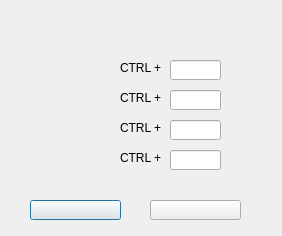
<?xml version="1.0" encoding="UTF-8"?>
<ui version="4.0">
 <class>HotKeys</class>
 <widget class="QDialog" name="HotKeys">
  <property name="geometry">
   <rect>
    <x>0</x>
    <y>0</y>
    <width>282</width>
    <height>236</height>
   </rect>
  </property>
  <property name="windowTitle">
   <string>Dialog</string>
  </property>
  <widget class="QPushButton" name="pushButton">
   <property name="geometry">
    <rect>
     <x>30</x>
     <y>200</y>
     <width>91</width>
     <height>20</height>
    </rect>
   </property>
   <property name="text">
    <string/>
   </property>
  </widget>
  <widget class="QLineEdit" name="lineEdit">
   <property name="geometry">
    <rect>
     <x>170</x>
     <y>60</y>
     <width>51</width>
     <height>20</height>
    </rect>
   </property>
  </widget>
  <widget class="QLineEdit" name="lineEdit_2">
   <property name="geometry">
    <rect>
     <x>170</x>
     <y>90</y>
     <width>51</width>
     <height>20</height>
    </rect>
   </property>
  </widget>
  <widget class="QLineEdit" name="lineEdit_3">
   <property name="geometry">
    <rect>
     <x>170</x>
     <y>120</y>
     <width>51</width>
     <height>20</height>
    </rect>
   </property>
  </widget>
  <widget class="QLineEdit" name="lineEdit_4">
   <property name="geometry">
    <rect>
     <x>170</x>
     <y>150</y>
     <width>51</width>
     <height>20</height>
    </rect>
   </property>
  </widget>
  <widget class="QLabel" name="label">
   <property name="geometry">
    <rect>
     <x>120</x>
     <y>60</y>
     <width>51</width>
     <height>16</height>
    </rect>
   </property>
   <property name="text">
    <string>CTRL +</string>
   </property>
  </widget>
  <widget class="QLabel" name="label_2">
   <property name="geometry">
    <rect>
     <x>120</x>
     <y>90</y>
     <width>51</width>
     <height>16</height>
    </rect>
   </property>
   <property name="text">
    <string>CTRL +</string>
   </property>
  </widget>
  <widget class="QLabel" name="label_3">
   <property name="geometry">
    <rect>
     <x>120</x>
     <y>120</y>
     <width>51</width>
     <height>16</height>
    </rect>
   </property>
   <property name="text">
    <string>CTRL +</string>
   </property>
  </widget>
  <widget class="QLabel" name="label_4">
   <property name="geometry">
    <rect>
     <x>120</x>
     <y>150</y>
     <width>51</width>
     <height>16</height>
    </rect>
   </property>
   <property name="text">
    <string>CTRL +</string>
   </property>
  </widget>
  <widget class="QPushButton" name="pushButton_2">
   <property name="geometry">
    <rect>
     <x>150</x>
     <y>200</y>
     <width>91</width>
     <height>20</height>
    </rect>
   </property>
   <property name="text">
    <string/>
   </property>
  </widget>
  <widget class="QLabel" name="label_5">
   <property name="geometry">
    <rect>
     <x>20</x>
     <y>60</y>
     <width>91</width>
     <height>20</height>
    </rect>
   </property>
   <property name="text">
    <string/>
   </property>
  </widget>
  <widget class="QLabel" name="label_6">
   <property name="geometry">
    <rect>
     <x>20</x>
     <y>90</y>
     <width>91</width>
     <height>20</height>
    </rect>
   </property>
   <property name="text">
    <string/>
   </property>
  </widget>
  <widget class="QLabel" name="label_7">
   <property name="geometry">
    <rect>
     <x>20</x>
     <y>120</y>
     <width>91</width>
     <height>20</height>
    </rect>
   </property>
   <property name="text">
    <string/>
   </property>
  </widget>
  <widget class="QLabel" name="label_8">
   <property name="geometry">
    <rect>
     <x>20</x>
     <y>150</y>
     <width>91</width>
     <height>20</height>
    </rect>
   </property>
   <property name="text">
    <string/>
   </property>
  </widget>
  <widget class="QLabel" name="label_9">
   <property name="geometry">
    <rect>
     <x>80</x>
     <y>30</y>
     <width>121</width>
     <height>16</height>
    </rect>
   </property>
   <property name="text">
    <string/>
   </property>
  </widget>
 </widget>
 <resources/>
 <connections/>
</ui>
